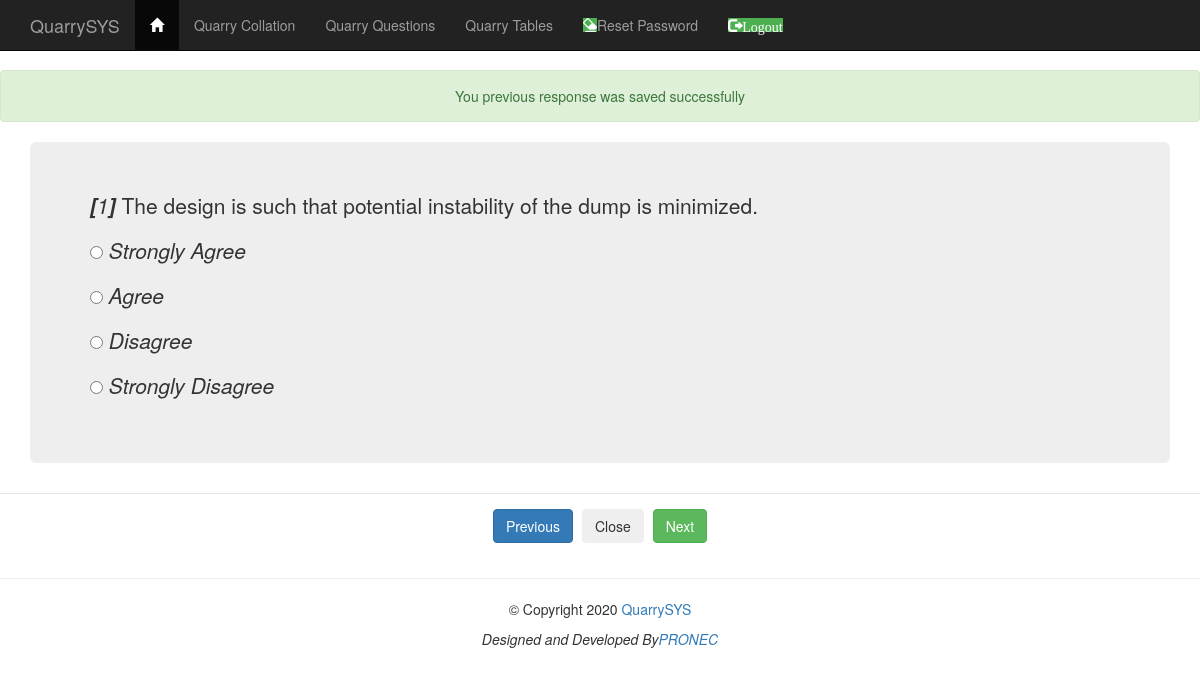
Page /qms5/qms_one.php on the committed database.
### tables this page shows
CREATE TABLE `qts_table` (
  `ID` int(11) NOT NULL,
  `Question` text NOT NULL,
  `OptionA` varchar(255) NOT NULL,
  `OptionB` varchar(255) NOT NULL,
  `OptionC` varchar(255) NOT NULL,
  `OptionD` varchar(255) NOT NULL,
  `Strongly_Agree` int(11) NOT NULL DEFAULT '1',
  `Agree` int(11) NOT NULL DEFAULT '1',
  `Disagree` int(11) NOT NULL DEFAULT '1',
  `Strongly_Disagree` int(11) NOT NULL DEFAULT '1'
);

### qms5/qms_handler.php (called while the page is built)
<?php
		if ($stmt) {
			$stmt->execute();
			$res = $stmt->get_result();
			if ($res->num_rows > 0) {
				$row = $res->fetch_assoc();
				$qID = $row['ID'];
				$question = $row['Question'];
				$A = $row['OptionA'];
				$B = $row['OptionB'];
				$C = $row['OptionC'];
				$D = $row['OptionD'];
			}
			else {
				print "Error - No rows";
			}
		}
		else {
			print "Error - DB ERROR";
		}

### qms5/qms_questions.php (the view, shortened to what this page needs)
<div class="container">
	<div class="jumbotron">
			<P>
			<?PHP print "<i><b>[</b>". $qID ."<b>]</b></i>" . " " .$question; ?>
			<P>
			<INPUT TYPE = 'Radio' Name ='q' required="" value= 'A' <?PHP print " ". $answerA; ?>><?PHP print " ". "<i>". $A . "</i>"; ?>
			<P>
			<INPUT TYPE = 'Radio' Name ='q'  required="" value= 'B' <?PHP print $answerB; ?>><?PHP print " ". "<i>". $B . "</i>"; ?>
			<P>
			<INPUT TYPE = 'Radio' Name ='q'  required="" value= 'C' <?PHP print $answerC; ?>><?PHP print " ". "<i>".$C . "</i>"; ?>
			<P>
			<P>
			<INPUT TYPE = 'Radio' Name ='q'  required="" value= 'D' <?PHP print $answerD; ?>><?PHP print " ". "<i>".$D . "</i>"; ?>
	</div>
</div>

### container/header.php (style rules this page uses)
body { padding-top: 70px; }

### rows in the picture
qts_table: ID "1", Question "The design is such that potential instability of the dump is minimized.", OptionA "Strongly Agree", OptionB "Agree", OptionC "Disagree", OptionD "Strongly Disagree"
